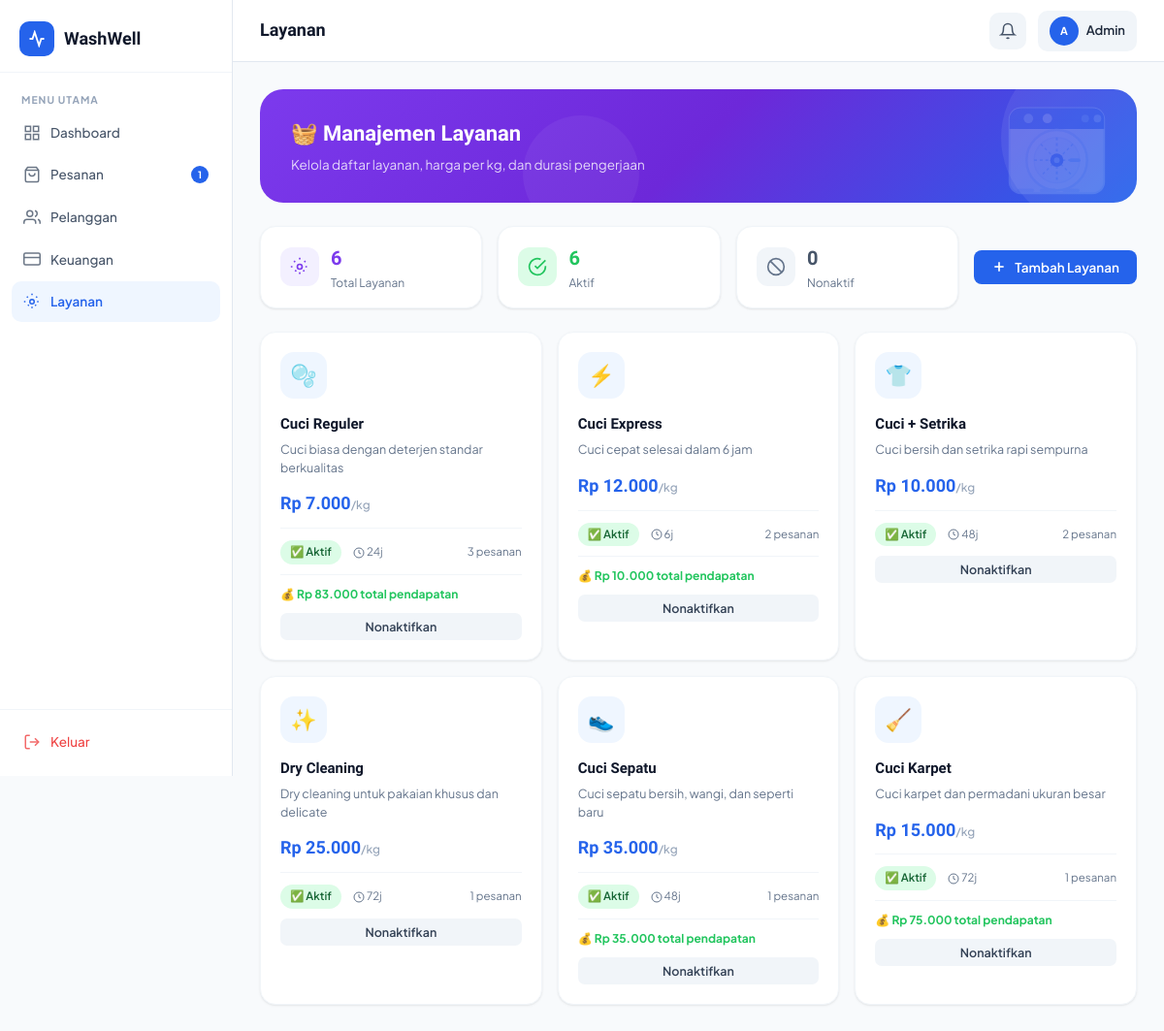
Screenshot of /admin/services.php (signed in) with the database file from the repository.
### tables this page shows
CREATE TABLE IF NOT EXISTS users (
    id INT AUTO_INCREMENT PRIMARY KEY,
    name VARCHAR(100) NOT NULL,
    email VARCHAR(150) UNIQUE NOT NULL,
    password VARCHAR(255) NOT NULL,
    phone VARCHAR(20),
    address TEXT,
    role ENUM('customer','admin','staff') DEFAULT 'customer',
    created_at TIMESTAMP DEFAULT CURRENT_TIMESTAMP,
    updated_at TIMESTAMP DEFAULT CURRENT_TIMESTAMP ON UPDATE CURRENT_TIMESTAMP
);

CREATE TABLE IF NOT EXISTS services (
    id INT AUTO_INCREMENT PRIMARY KEY,
    name VARCHAR(100) NOT NULL,
    description TEXT,
    price_per_kg DECIMAL(10,2) NOT NULL,
    duration_hours INT DEFAULT 24,
    is_active TINYINT(1) DEFAULT 1,
    created_at TIMESTAMP DEFAULT CURRENT_TIMESTAMP
);

### includes/auth.php (called while the page is built, shortened)
<?php
require_once __DIR__ . '/config.php';
function getCurrentUser() {
    $db = getDB();
    $id = (int)$_SESSION['user_id'];
    $res = $db->query("SELECT * FROM users WHERE id=$id LIMIT 1");
    return $res ? $res->fetch_assoc() : null;
}
function getUnreadNotifs($userId) {
    $db = getDB();
    $uid = (int)$userId;
    $res = $db->query("SELECT COUNT(*) as cnt FROM notifications WHERE user_id=$uid AND is_read=0");
    return $res ? (int)$res->fetch_assoc()['cnt'] : 0;
}
?>

### includes/config.php (called while the page is built, shortened)
<?php
function formatRupiah($amount) {
    return 'Rp ' . number_format($amount, 0, ',', '.');
}
?>

### admin/services.php (the view, shortened to what this page needs)
<?php
require_once '../includes/auth.php';
$db = getDB();
$user = getCurrentUser();
$services = $db->query("SELECT s.*, (SELECT COUNT(*) FROM orders o WHERE o.service_id=s.id) as total_orders, (SELECT COALESCE(SUM(t.amount),0) FROM transactions t JOIN orders o ON t.order_id=o.id WHERE o.service_id=s.id AND t.status='success') as total_revenue FROM services s ORDER BY s.created_at ASC");
$totalServices = $db->query("SELECT COUNT(*) as c FROM services")->fetch_assoc()['c'];
$activeServices = $db->query("SELECT COUNT(*) as c FROM services WHERE is_active=1")->fetch_assoc()['c'];
$serviceIcons = [
    'Cuci Reguler' => '🫧',
    'Cuci Express' => '⚡',
    'Cuci + Setrika' => '👕',
    'Dry Cleaning' => '✨',
    'Cuci Sepatu' => '👟',
    'Cuci Karpet' => '🧹',
];
?>
<!DOCTYPE html>
<html lang="id">
<head>
<link rel="stylesheet" href="../assets/css/style.css">
</head>
<body>
<div class="app-layout">
    <?php require_once 'partials/sidebar.php'; ?>
    <div class="main-content">
        <header class="topbar">
            <div class="topbar-left">
                <div class="topbar-title">Layanan</div>
            </div>
            <div class="topbar-right">
                <button class="notif-btn"><svg width="18" height="18" viewBox="0 0 24 24" fill="none" stroke="currentColor" stroke-width="2"><path d="M18 8A6 6 0 0 0 6 8c0 7-3 9-3 9h18s-3-2-3-9"/><path d="M13.73 21a2 2 0 0 1-3.46 0"/></svg></button>
                <div style="display:flex;align-items:center;gap:8px;padding:6px 12px;border-radius:10px;background:var(--gray-100)">
                    <div class="avatar avatar-sm"><?= strtoupper(substr($user['name'],0,1)) ?></div>
                    <span style="font-size:13px;font-weight:600"><?= htmlspecialchars(explode(' ',$user['name'])[0]) ?></span>
                </div>
            </div>
        </header>
        <main class="page-content">
            <div class="page-hero animate-in" style="background:linear-gradient(135deg,#7C3AED 0%,#6D28D9 50%,#2563EB 100%)">
                <img src="../assets/img/washing-machine.svg" class="page-hero-img" alt="">
                <div class="page-hero-title">🧺 Manajemen Layanan</div>
                <div class="page-hero-sub">Kelola daftar layanan, harga per kg, dan durasi pengerjaan</div>
            </div>
            <div style="display:flex;gap:16px;margin-bottom:24px;flex-wrap:wrap;">
                <div class="card" style="padding:16px 20px;display:flex;align-items:center;gap:12px;flex:1;min-width:160px;">
                    <div style="width:40px;height:40px;border-radius:12px;background:#F3F0FF;color:#7C3AED;display:flex;align-items:center;justify-content:center;">
                        <svg width="20" height="20" viewBox="0 0 24 24" fill="none" stroke="currentColor" stroke-width="2"><circle cx="12" cy="12" r="3"/><path d="M19.07 4.93l-1.41 1.41M21 12h-2M17.66 17.66l-1.41-1.41M12 19v2M6.34 17.66l1.41-1.41M3 12H1M4.93 4.93l1.41 1.41M12 3V1"/></svg>
                    </div>
                    <div>
                        <div style="font-family:var(--font-display);font-size:20px;font-weight:800;color:#7C3AED"><?= $totalServices ?></div>
                        <div style="font-size:12px;color:var(--gray-500)">Total Layanan</div>
                    </div>
                </div>
                <div class="card" style="padding:16px 20px;display:flex;align-items:center;gap:12px;flex:1;min-width:160px;">
                    <div style="width:40px;height:40px;border-radius:12px;background:var(--green-light);color:var(--green);display:flex;align-items:center;justify-content:center;">
                        <svg width="20" height="20" viewBox="0 0 24 24" fill="none" stroke="currentColor" stroke-width="2"><path d="M22 11.08V12a10 10 0 1 1-5.93-9.14"/><polyline points="22 4 12 14.01 9 11.01"/></svg>
                    </div>
                    <div>
                        <div style="font-family:var(--font-display);font-size:20px;font-weight:800;color:var(--green)"><?= $activeServices ?></div>
                        <div style="font-size:12px;color:var(--gray-500)">Aktif</div>
                    </div>
                </div>
                <div class="card" style="padding:16px 20px;display:flex;align-items:center;gap:12px;flex:1;min-width:160px;">
                    <div style="width:40px;height:40px;border-radius:12px;background:var(--gray-100);color:var(--gray-500);display:flex;align-items:center;justify-content:center;">
                        <svg width="20" height="20" viewBox="0 0 24 24" fill="none" stroke="currentColor" stroke-width="2"><circle cx="12" cy="12" r="10"/><line x1="4.93" y1="4.93" x2="19.07" y2="19.07"/></svg>
                    </div>
                    <div>
                        <div style="font-family:var(--font-display);font-size:20px;font-weight:800;color:var(--gray-600)"><?= $totalServices - $activeServices ?></div>
                        <div style="font-size:12px;color:var(--gray-500)">Nonaktif</div>
                    </div>
                </div>
                <?php if ($user['role']==='admin'): ?>
                <button class="btn btn-primary" onclick="document.getElementById('addModal').classList.add('open')" style="align-self:center;">
                    <svg width="16" height="16" viewBox="0 0 24 24" fill="none" stroke="currentColor" stroke-width="2.5"><line x1="12" y1="5" x2="12" y2="19"/><line x1="5" y1="12" x2="19" y2="12"/></svg>
                    Tambah Layanan
                </button>
                <?php endif; ?>
            </div>
            <div class="service-grid">
            <?php $services->data_seek(0); $i=0; while ($s = $services->fetch_assoc()): $i++; ?>
                <div class="service-card animate-in">
                    <div class="service-card-icon" style="<?= !$s['is_active']?'background:var(--gray-100);color:var(--gray-400)':'' ?>">
                        <span style="font-size:22px"><?= $serviceIcons[$s['name']] ?? '🧺' ?></span>
                    </div>
                    <div class="service-card-name"><?= htmlspecialchars($s['name']) ?></div>
                    <div class="service-card-desc"><?= htmlspecialchars($s['description'] ?: 'Layanan laundry profesional WashWell.') ?></div>
                    <div class="service-card-price"><?= formatRupiah($s['price_per_kg']) ?><span>/kg</span></div>
                    <div class="service-card-meta">
                        <span class="service-tag <?= $s['is_active']?'service-tag-active':'service-tag-inactive' ?>">
                            <?= $s['is_active']?'✅ Aktif':'❌ Nonaktif' ?>
                        </span>
                        <span style="font-size:11.5px;color:var(--gray-500)">
                            <svg width="12" height="12" viewBox="0 0 24 24" fill="none" stroke="currentColor" stroke-width="2" style="display:inline;vertical-align:middle"><circle cx="12" cy="12" r="10"/><polyline points="12 6 12 12 16 14"/></svg>
                            <?= $s['duration_hours'] ?>j
                        </span>
                        <span style="font-size:11.5px;color:var(--gray-500);margin-left:auto"><?= $s['total_orders'] ?> pesanan</span>
                    </div>
                    <?php if ($s['total_revenue'] > 0): ?>
                    <div style="margin-top:10px;padding-top:10px;border-top:1px solid var(--gray-100);font-size:12px;color:var(--green);font-weight:700">
                        💰 <?= formatRupiah($s['total_revenue']) ?> total pendapatan
                    </div>
                    <?php endif; ?>
                    <?php if ($user['role']==='admin'): ?>
                    <form method="POST" style="margin-top:10px">
                        <button type="submit" class="btn btn-ghost btn-sm btn-full"><?= $s['is_active']?'Nonaktifkan':'Aktifkan' ?></button>
                    </form>
                    <?php endif; ?>
                </div>
            <?php endwhile; ?>
            </div>
        </main>
    </div>
</div>
</body>
</html>

### admin/partials/sidebar.php (shortened to what this page needs)
<?php
$currentUser = getCurrentUser();
$notifCount = getUnreadNotifs($currentUser['id']);
$currentPage = basename($_SERVER['PHP_SELF'], '.php');
$navItems = [
    ['page'=>'dashboard','icon'=>'<svg width="18" height="18" viewBox="0 0 24 24" fill="none" stroke="currentColor" stroke-width="2"><rect x="3" y="3" width="7" height="7"/><rect x="14" y="3" width="7" height="7"/><rect x="3" y="14" width="7" height="7"/><rect x="14" y="14" width="7" height="7"/></svg>','label'=>'Dashboard','url'=>'dashboard.php'],
    ['page'=>'orders','icon'=>'<svg width="18" height="18" viewBox="0 0 24 24" fill="none" stroke="currentColor" stroke-width="2"><path d="M6 2L3 6v14a2 2 0 0 0 2 2h14a2 2 0 0 0 2-2V6l-3-4z"/><line x1="3" y1="6" x2="21" y2="6"/><path d="M16 10a4 4 0 0 1-8 0"/></svg>','label'=>'Pesanan','url'=>'orders.php'],
    ['page'=>'customers','icon'=>'<svg width="18" height="18" viewBox="0 0 24 24" fill="none" stroke="currentColor" stroke-width="2"><path d="M17 21v-2a4 4 0 0 0-4-4H5a4 4 0 0 0-4 4v2"/><circle cx="9" cy="7" r="4"/><path d="M23 21v-2a4 4 0 0 0-3-3.87"/><path d="M16 3.13a4 4 0 0 1 0 7.75"/></svg>','label'=>'Pelanggan','url'=>'customers.php'],
    ['page'=>'finance','icon'=>'<svg width="18" height="18" viewBox="0 0 24 24" fill="none" stroke="currentColor" stroke-width="2"><rect x="1" y="4" width="22" height="16" rx="2" ry="2"/><line x1="1" y1="10" x2="23" y2="10"/></svg>','label'=>'Keuangan','url'=>'finance.php'],
    ['page'=>'services','icon'=>'<svg width="18" height="18" viewBox="0 0 24 24" fill="none" stroke="currentColor" stroke-width="2"><circle cx="12" cy="12" r="3"/><path d="M19.07 4.93l-1.41 1.41M21 12h-2M17.66 17.66l-1.41-1.41M12 19v2M6.34 17.66l1.41-1.41M3 12H1M4.93 4.93l1.41 1.41M12 3V1"/></svg>','label'=>'Layanan','url'=>'services.php'],
];
if ($currentUser['role'] === 'admin') {
    $navItems[] = ['page'=>'staff','icon'=>'<svg width="18" height="18" viewBox="0 0 24 24" fill="none" stroke="currentColor" stroke-width="2"><path d="M20 21v-2a4 4 0 0 0-4-4H8a4 4 0 0 0-4 4v2"/><circle cx="12" cy="7" r="4"/></svg>','label'=>'Staff','url'=>'staff.php'];
}
$navItems[] = ['page'=>'settings','icon'=>'<svg width="18" height="18" viewBox="0 0 24 24" fill="none" stroke="currentColor" stroke-width="2"><circle cx="12" cy="12" r="3"/><path d="M19.07 4.93l-1.41 1.41M21 12h-2M17.66 17.66l-1.41-1.41M12 19v2M6.34 17.66l1.41-1.41M3 12H1M4.93 4.93l1.41 1.41M12 3V1"/></svg>','label'=>'Pengaturan','url'=>'settings.php'];
?>
<aside class="sidebar" id="sidebar">
    <div class="sidebar-logo">
        <div class="logo-icon">
            <svg width="18" height="18" viewBox="0 0 24 24" fill="none" stroke="white" stroke-width="2.5"><path d="M22 12h-4l-3 9L9 3l-3 9H2"/></svg>
        </div>
        <span>WashWell</span>
    </div>
    <nav class="sidebar-nav">
        <div class="nav-label">Menu Utama</div>
        <?php foreach ($navItems as $item): ?>
        <a href="<?= $item['url'] ?>" class="nav-item <?= $currentPage === $item['page'] ? 'active' : '' ?>">
            <?= $item['icon'] ?>
            <?= $item['label'] ?>
            <?php if ($item['page']==='orders' && $notifCount > 0): ?>
            <span class="nav-badge"><?= $notifCount ?></span>
            <?php endif; ?>
        </a>
        <?php endforeach; ?>
    </nav>
    <div class="sidebar-footer">
        <a href="logout.php" class="nav-item" style="color:#EF4444;" onclick="return confirm('Yakin ingin keluar?')">
            <svg width="18" height="18" viewBox="0 0 24 24" fill="none" stroke="currentColor" stroke-width="2"><path d="M9 21H5a2 2 0 0 1-2-2V5a2 2 0 0 1 2-2h4"/><polyline points="16 17 21 12 16 7"/><line x1="21" y1="12" x2="9" y2="12"/></svg>
            Keluar
        </a>
    </div>
</aside>

### rows the page displays
users: id "1", name "A", name "Admin"
services: name "🫧", name "Cuci Reguler", description "Cuci biasa dengan deterjen standar berkualitas", price_per_kg "Rp 7.000", is_active "✅ Aktif", duration_hours "24", total_orders "3", total_revenue "Rp 83.000"
services: name "⚡", name "Cuci Express", description "Cuci cepat selesai dalam 6 jam", price_per_kg "Rp 12.000", is_active "✅ Aktif", duration_hours "6", total_orders "2", total_revenue "Rp 10.000"
services: name "👕", name "Cuci + Setrika", description "Cuci bersih dan setrika rapi sempurna", price_per_kg "Rp 10.000", is_active "✅ Aktif", duration_hours "48", total_orders "2"
services: name "✨", name "Dry Cleaning", description "Dry cleaning untuk pakaian khusus dan delicate", price_per_kg "Rp 25.000", is_active "✅ Aktif", duration_hours "72", total_orders "1"
services: name "👟", name "Cuci Sepatu", description "Cuci sepatu bersih, wangi, dan seperti baru", price_per_kg "Rp 35.000", is_active "✅ Aktif", duration_hours "48", total_orders "1", total_revenue "Rp 35.000"
services: name "🧹", name "Cuci Karpet", description "Cuci karpet dan permadani ukuran besar", price_per_kg "Rp 15.000", is_active "✅ Aktif", duration_hours "72", total_orders "1", total_revenue "Rp 75.000"

### other values shown
$item['label'] "Dashboard"
$item['label'] "Pesanan"
$item['label'] "Pelanggan"
$item['label'] "Keuangan"
$item['label'] "Layanan"
$totalServices "6"
$activeServices "6"
$totalServices - $activeServices "0"
